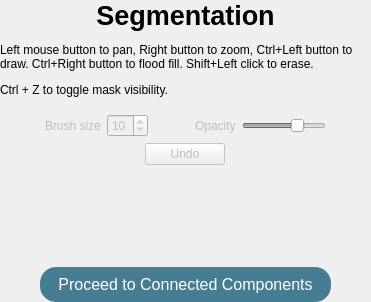
          <widget class="QWidget" name="pageSegEdit">
           <layout class="QVBoxLayout" name="verticalLayout_4">
            <property name="spacing">
             <number>12</number>
            </property>
            <property name="leftMargin">
             <number>0</number>
            </property>
            <property name="topMargin">
             <number>0</number>
            </property>
            <property name="rightMargin">
             <number>0</number>
            </property>
            <property name="bottomMargin">
             <number>0</number>
            </property>
            <item>
             <widget class="QLabel" name="labelTitle_2">
              <property name="styleSheet">
               <string notr="true">font-weight: bold; font-size: 20pt;</string>
              </property>
              <property name="text">
               <string>Segmentation</string>
              </property>
              <property name="alignment">
               <set>Qt::AlignCenter</set>
              </property>
             </widget>
            </item>
            <item>
             <widget class="QLabel" name="label_10">
              <property name="text">
               <string>&lt;html&gt;&lt;head/&gt;&lt;body&gt;&lt;p&gt;Left mouse button to pan, Right button to zoom, Ctrl+Left button to draw. Ctrl+Right button to flood fill. Shift+Left click to erase. &lt;/p&gt;&lt;p&gt;Ctrl + Z to toggle mask visibility.&lt;/p&gt;&lt;/body&gt;&lt;/html&gt;</string>
              </property>
              <property name="wordWrap">
               <bool>true</bool>
              </property>
             </widget>
            </item>
            <item>
             <spacer name="verticalSpacer_14">
              <property name="orientation">
               <enum>Qt::Vertical</enum>
              </property>
              <property name="sizeType">
               <enum>QSizePolicy::Fixed</enum>
              </property>
              <property name="sizeHint" stdset="0">
               <size>
                <width>20</width>
                <height>5</height>
               </size>
              </property>
             </spacer>
            </item>
            <item>
             <widget class="QWidget" name="widgetSegCtrls" native="true">
              <property name="enabled">
               <bool>false</bool>
              </property>
              <property name="minimumSize">
               <size>
                <width>0</width>
                <height>0</height>
               </size>
              </property>
              <layout class="QVBoxLayout" name="verticalLayout_6">
               <property name="leftMargin">
                <number>0</number>
               </property>
               <property name="topMargin">
                <number>0</number>
               </property>
               <property name="rightMargin">
                <number>0</number>
               </property>
               <property name="bottomMargin">
                <number>0</number>
               </property>
               <item>
                <layout class="QHBoxLayout" name="horizontalLayout_17">
                 <property name="leftMargin">
                  <number>0</number>
                 </property>
                 <property name="rightMargin">
                  <number>0</number>
                 </property>
                 <property name="bottomMargin">
                  <number>0</number>
                 </property>
                 <item>
                  <spacer name="horizontalSpacer_20">
                   <property name="orientation">
                    <enum>Qt::Horizontal</enum>
                   </property>
                   <property name="sizeHint" stdset="0">
                    <size>
                     <width>40</width>
                     <height>20</height>
                    </size>
                   </property>
                  </spacer>
                 </item>
                 <item>
                  <widget class="QWidget" name="widget" native="true">
                   <property name="minimumSize">
                    <size>
                     <width>0</width>
                     <height>0</height>
                    </size>
                   </property>
                   <layout class="QHBoxLayout" name="horizontalLayout_10">
                    <property name="leftMargin">
                     <number>0</number>
                    </property>
                    <property name="topMargin">
                     <number>0</number>
                    </property>
                    <property name="rightMargin">
                     <number>0</number>
                    </property>
                    <property name="bottomMargin">
                     <number>0</number>
                    </property>
                    <item>
                     <widget class="QLabel" name="label_3">
                      <property name="text">
                       <string>Brush size</string>
                      </property>
                     </widget>
                    </item>
                    <item>
                     <widget class="QSpinBox" name="spinBoxBrushSize">
                      <property name="minimum">
                       <number>1</number>
                      </property>
                      <property name="value">
                       <number>10</number>
                      </property>
                     </widget>
                    </item>
                    <item>
                     <spacer name="horizontalSpacer_29">
                      <property name="orientation">
                       <enum>Qt::Horizontal</enum>
                      </property>
                      <property name="sizeHint" stdset="0">
                       <size>
                        <width>40</width>
                        <height>20</height>
                       </size>
                      </property>
                     </spacer>
                    </item>
                    <item>
                     <spacer name="horizontalSpacer_21">
                      <property name="orientation">
                       <enum>Qt::Horizontal</enum>
                      </property>
                      <property name="sizeType">
                       <enum>QSizePolicy::Fixed</enum>
                      </property>
                      <property name="sizeHint" stdset="0">
                       <size>
                        <width>1</width>
                        <height>5</height>
                       </size>
                      </property>
                     </spacer>
                    </item>
                    <item>
                     <widget class="QLabel" name="label_5">
                      <property name="text">
                       <string>Opacity</string>
                      </property>
                     </widget>
                    </item>
                    <item>
                     <widget class="QSlider" name="horizontalSliderSegOpacity">
                      <property name="maximum">
                       <number>100</number>
                      </property>
                      <property name="value">
                       <number>70</number>
                      </property>
                      <property name="orientation">
                       <enum>Qt::Horizontal</enum>
                      </property>
                     </widget>
                    </item>
                   </layout>
                  </widget>
                 </item>
                 <item>
                  <spacer name="horizontalSpacer_37">
                   <property name="orientation">
                    <enum>Qt::Horizontal</enum>
                   </property>
                   <property name="sizeHint" stdset="0">
                    <size>
                     <width>40</width>
                     <height>20</height>
                    </size>
                   </property>
                  </spacer>
                 </item>
                </layout>
               </item>
               <item>
                <widget class="QWidget" name="widget_2" native="true">
                 <property name="minimumSize">
                  <size>
                   <width>0</width>
                   <height>0</height>
                  </size>
                 </property>
                 <layout class="QHBoxLayout" name="horizontalLayout_16">
                  <property name="leftMargin">
                   <number>0</number>
                  </property>
                  <property name="topMargin">
                   <number>0</number>
                  </property>
                  <property name="rightMargin">
                   <number>0</number>
                  </property>
                  <property name="bottomMargin">
                   <number>0</number>
                  </property>
                  <item>
                   <spacer name="horizontalSpacer_36">
                    <property name="orientation">
                     <enum>Qt::Horizontal</enum>
                    </property>
                    <property name="sizeHint" stdset="0">
                     <size>
                      <width>13</width>
                      <height>17</height>
                     </size>
                    </property>
                   </spacer>
                  </item>
                  <item>
                   <widget class="QPushButton" name="pushButtonMaskEditUndo">
                    <property name="text">
                     <string>Undo</string>
                    </property>
                   </widget>
                  </item>
                  <item>
                   <spacer name="horizontalSpacer_34">
                    <property name="orientation">
                     <enum>Qt::Horizontal</enum>
                    </property>
                    <property name="sizeType">
                     <enum>QSizePolicy::Fixed</enum>
                    </property>
                    <property name="sizeHint" stdset="0">
                     <size>
                      <width>1</width>
                      <height>5</height>
                     </size>
                    </property>
                   </spacer>
                  </item>
                  <item>
                   <spacer name="horizontalSpacer_35">
                    <property name="orientation">
                     <enum>Qt::Horizontal</enum>
                    </property>
                    <property name="sizeHint" stdset="0">
                     <size>
                      <width>13</width>
                      <height>17</height>
                     </size>
                    </property>
                   </spacer>
                  </item>
                 </layout>
                </widget>
               </item>
               <item>
                <spacer name="verticalSpacer_10">
                 <property name="orientation">
                  <enum>Qt::Vertical</enum>
                 </property>
                 <property name="sizeType">
                  <enum>QSizePolicy::Fixed</enum>
                 </property>
                 <property name="sizeHint" stdset="0">
                  <size>
                   <width>20</width>
                   <height>10</height>
                  </size>
                 </property>
                </spacer>
               </item>
               <item>
                <layout class="QGridLayout" name="gridLayout_3">
                 <item row="0" column="4">
                  <spacer name="horizontalSpacer_18">
                   <property name="orientation">
                    <enum>Qt::Horizontal</enum>
                   </property>
                   <property name="sizeHint" stdset="0">
                    <size>
                     <width>40</width>
                     <height>20</height>
                    </size>
                   </property>
                  </spacer>
                 </item>
                 <item row="0" column="0">
                  <spacer name="horizontalSpacer_19">
                   <property name="orientation">
                    <enum>Qt::Horizontal</enum>
                   </property>
                   <property name="sizeHint" stdset="0">
                    <size>
                     <width>40</width>
                     <height>20</height>
                    </size>
                   </property>
                  </spacer>
                 </item>
                </layout>
               </item>
               <item>
                <spacer name="verticalSpacer_8">
                 <property name="orientation">
                  <enum>Qt::Vertical</enum>
                 </property>
                 <property name="sizeType">
                  <enum>QSizePolicy::Fixed</enum>
                 </property>
                 <property name="sizeHint" stdset="0">
                  <size>
                   <width>20</width>
                   <height>20</height>
                  </size>
                 </property>
                </spacer>
               </item>
              </layout>
             </widget>
            </item>
            <item>
             <spacer name="verticalSpacer_9">
              <property name="orientation">
               <enum>Qt::Vertical</enum>
              </property>
              <property name="sizeHint" stdset="0">
               <size>
                <width>20</width>
                <height>40</height>
               </size>
              </property>
             </spacer>
            </item>
            <item>
             <layout class="QHBoxLayout" name="horizontalLayout_3">
              <item>
               <spacer name="horizontalSpacer_16">
                <property name="orientation">
                 <enum>Qt::Horizontal</enum>
                </property>
                <property name="sizeHint" stdset="0">
                 <size>
                  <width>40</width>
                  <height>20</height>
                 </size>
                </property>
               </spacer>
              </item>
              <item>
               <widget class="QPushButton" name="pushButtonCC">
                <property name="minimumSize">
                 <size>
                  <width>120</width>
                  <height>0</height>
                 </size>
                </property>
                <property name="styleSheet">
                 <string notr="true">QPushButton {background: #467d92; padding: 8 18 8 18;font-size: 16px; border: none; border-radius: 16; color:white}
QPushButton:disabled {background: #999999;}</string>
                </property>
                <property name="text">
                 <string>Proceed to Connected Components</string>
                </property>
               </widget>
              </item>
              <item>
               <spacer name="horizontalSpacer_17">
                <property name="orientation">
                 <enum>Qt::Horizontal</enum>
                </property>
                <property name="sizeHint" stdset="0">
                 <size>
                  <width>40</width>
                  <height>20</height>
                 </size>
                </property>
               </spacer>
              </item>
             </layout>
            </item>
           </layout>
          </widget>
